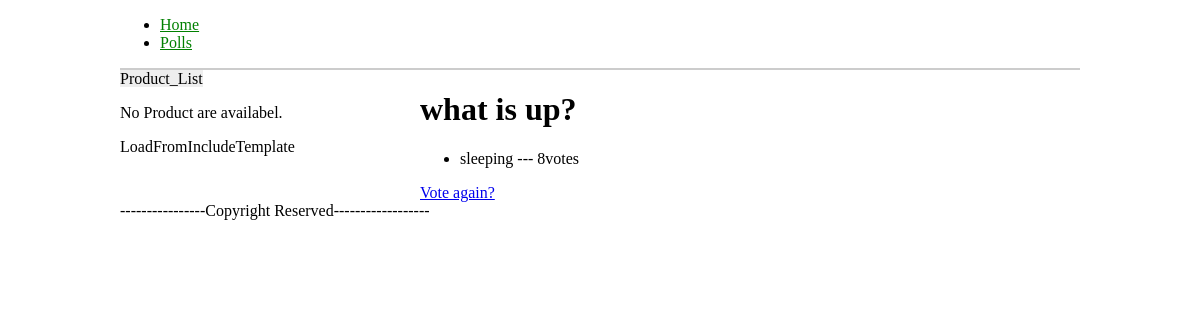
Page /polls/1/results/ on the committed database.
### polls/models.py (models this page shows, shortened)
class Poll(models.Model):
    question=models.CharField(max_length=200)
    pub_date=models.DateTimeField("date published")
    def was_published_recently(self):
        return timezone.now()>self.pub_date>=timezone.now()-datetime.timedelta(days=1)
    was_published_recently.admin_order_fied='pub_date'
    was_published_recently.boolean=True
    was_published_recently.short_description="Published recently?"

class Choice(models.Model):
    poll=models.ForeignKey(Poll)
    choice_text=models.CharField(max_length=200)
    votes=models.IntegerField(default=0)

### polls/views.py (the view)
# urls.py: ,url(r'^(?P<pk>\d+)/results/$',views.ResultsView.as_view(),name='results')
class ResultsView(generic.DetailView):
    model=Poll
    template_name='polls/results.html'

### polls/templates/polls/results.html
{%extends 'base.html'%}
{%block content%}
<h1>{{poll.question}}</h1>
<ul>
	{%for choice in poll.choice_set.all%}
	<li>{{choice.choice_text}}  ---  {{choice.votes}}vote{{choice.votes|pluralize}}</li>
	{%endfor%}
</ul>
<a href="{% url 'polls:detail' poll.id %}">Vote again?</a>
{%endblock%}

### rows in the picture
Poll: question "what is up?"
Choice: choice_text "sleeping", votes "8"
